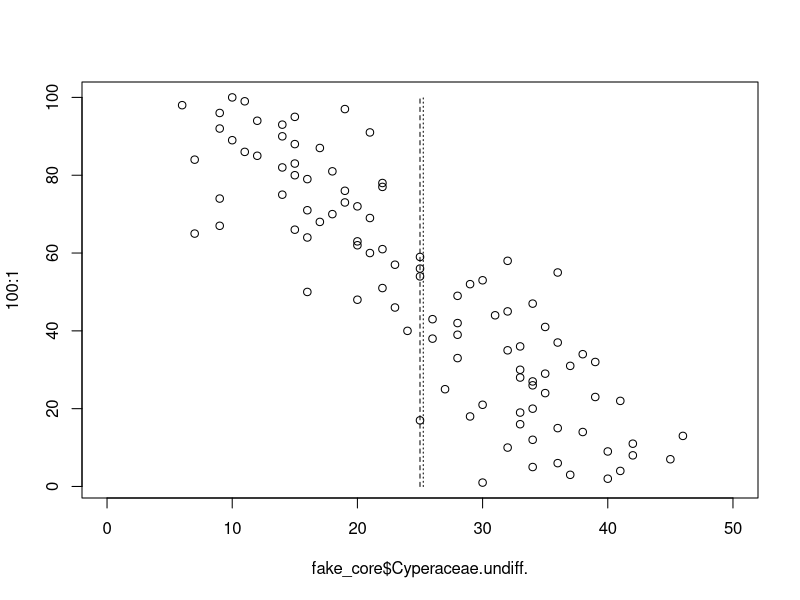
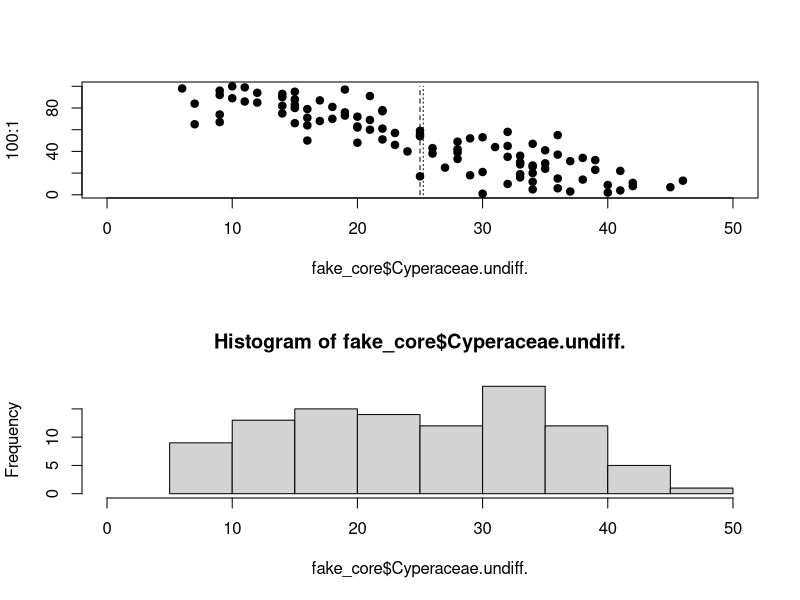
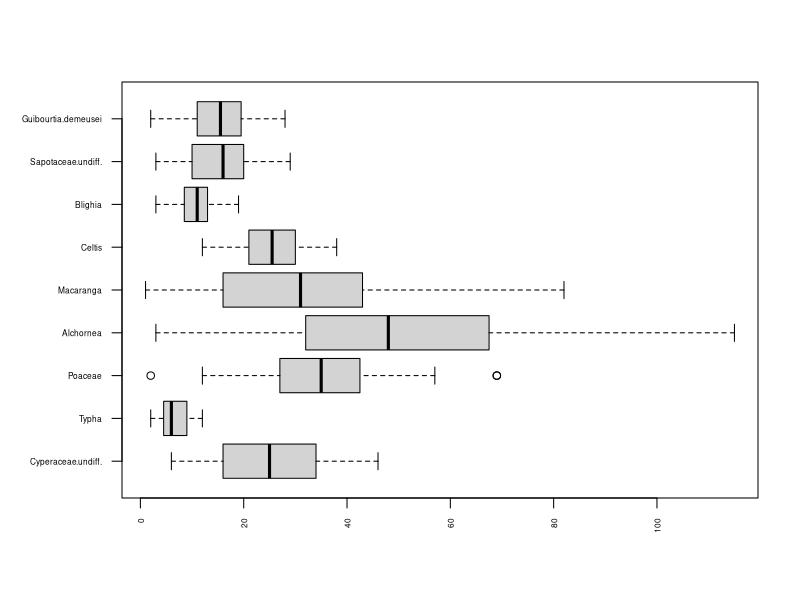
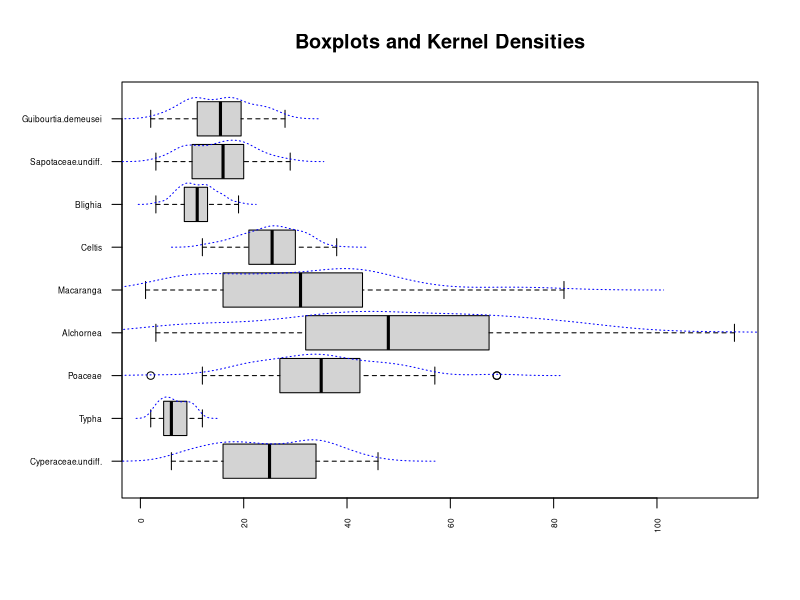
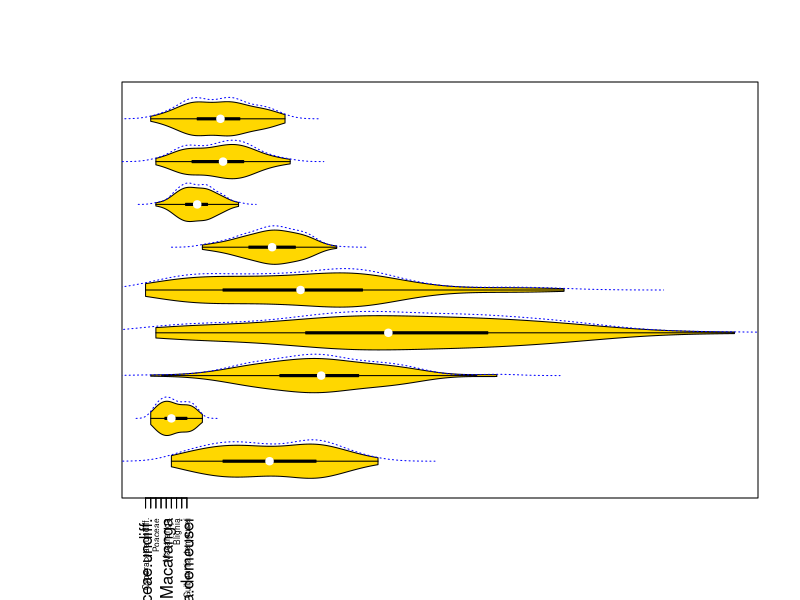

These figures' R source, in order:
## ---- chunk 1
knitr::opts_chunk$set(echo = TRUE)


## ---- chunk 2

fake_core <- read.csv("data/Fake_core.csv",
         header = TRUE,
         row.names = "depth")

ncol(fake_core) #How many variables?

nrow(fake_core) #How many samples?

## ---- chunk 3

sum(fake_core$Cyperaceae.undiff.)

mean(fake_core$Cyperaceae.undiff.)

median(fake_core$Cyperaceae.undiff.)

## ---- chunk 4

plot(fake_core$Cyperaceae.undiff.,
     100:1,
     xlim = c(0, 50),
     pch = 21)

lines(c(mean(fake_core$Cyperaceae.undiff.),
        mean(fake_core$Cyperaceae.undiff.)),
      c(0, 100),
      lty = 3)

lines(c(median(fake_core$Cyperaceae.undiff.),
        median(fake_core$Cyperaceae.undiff.)),
      c(0, 100),
      lty = 2)


## ---- chunk 5

par(mfrow = c(2, 1))

plot(fake_core$Cyperaceae.undiff.,
     100:1,
     xlim = c(0, 50),
     pch = 19)

lines(c(mean(fake_core$Cyperaceae.undiff.),
        mean(fake_core$Cyperaceae.undiff.)),
      c(0, 100),
      lty = 3)

lines(c(median(fake_core$Cyperaceae.undiff.),
        median(fake_core$Cyperaceae.undiff.)),
      c(0, 100),
      lty = 2)

#barplot(table(fake_core$Cyperaceae.undiff.))

hist(fake_core$Cyperaceae.undiff., 
     breaks = 10,
     xlim = c(0,50))

par(mfrow = c(1, 1))

## ---- chunk 6

par(mar = c(5, 6, 4, 2) + 0.1)

boxplot(fake_core, 
        horizontal = TRUE, 
        las = 2, 
        cex.axis = 0.5)

par(mar = c(5, 4, 4, 2) + 0.1)

## ---- chunk 7



dens_plot = lapply(fake_core, function(x){
  density(x)
})

par(mar = c(5, 6, 4, 2) + 0.1)

boxplot(fake_core, 
        horizontal = TRUE, 
        las = 2, 
        cex.axis = 0.5,
        main = "Boxplots and Kernel Densities")

for(i in 1:length(dens_plot)){
  ylines = (dens_plot[[i]][['y']]/max(dens_plot[[i]][['y']]))*0.5
  lines(dens_plot[[i]][['x']], ylines + i, lty = 3, col = "blue")
}

par(mar = c(5, 4, 4, 2) + 0.1)



## ---- chunk 8

par(mar = c(5, 6, 4, 2) + 0.1)

vioplot::vioplot(fake_core, 
        horizontal = TRUE, 
        las = 2, 
        cex.axis = 0.5,
        col = "gold")

for(i in 1:length(dens_plot)){
  ylines = (dens_plot[[i]][['y']]/max(dens_plot[[i]][['y']]))*0.5
  lines(dens_plot[[i]][['x']], ylines + i, lty = 3, col = "blue")
}

par(mar = c(5, 4, 4, 2) + 0.1)
